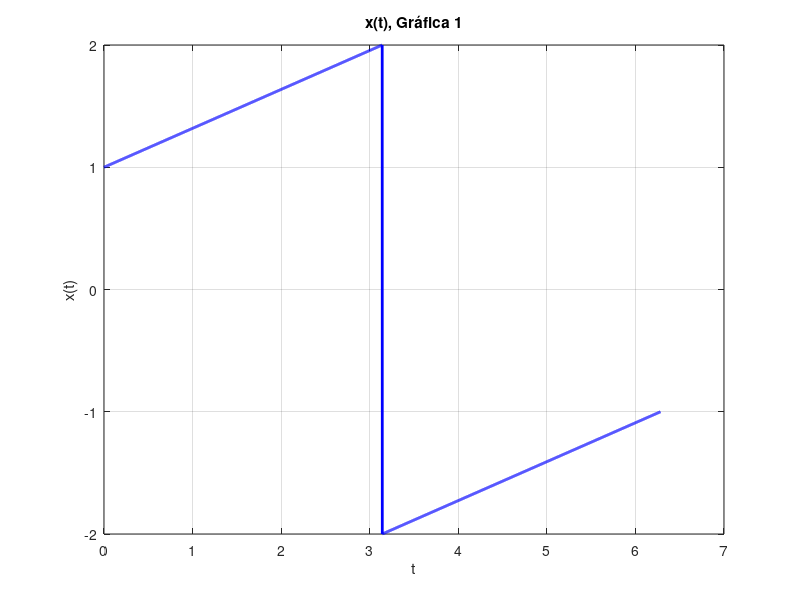
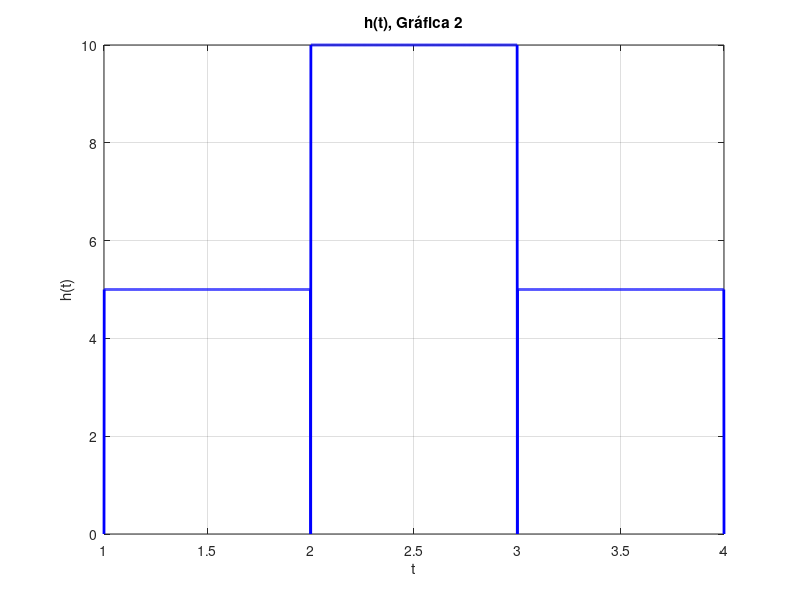

Write MATLAB code to recreate these figures, in order.
%Este programa sirve para resolver los ejercicios de la práctica 3

%Función x(t)
figure(1); 
%Declaración del dominio
dom= 0:0.001:(2*pi);
%Funcion
x=((dom<=pi).*((1/pi).*dom+1))+((dom>=pi).*((1/pi).*dom-3));
plot(dom, x, 'b','LineWidth', 2)
grid on
xlabel('t')
ylabel('x(t)')
title('x(t), Gráfica 1');

%Función h(t)
figure(2); 
%Declaración del dominio
dom2= 1:0.001:4;
%Funcion
h=(((dom2>1)&(dom2<2)).*(5))+(((dom2>2)&(dom2<3)).*(10))+(((dom2>3)&(dom2<4)).*(5));
plot(dom2, h, 'b','LineWidth', 2)
grid on
xlabel('t')
ylabel('h(t)')
title('h(t), Gráfica 2');

%Función para saber si la funcion x(t) tiene paridad par
for i=0:0.001:(2*pi)
    dom=i;
    x=((dom<=pi).*((1/pi).*dom+1))+((dom>=pi).*((1/pi).*dom-3));
    dom=dom*-1;
    xinv=-1.*(((dom>=-pi).*((-1/pi).*dom+1))+((dom<=-pi).*((-1/pi).*dom-3)));
    ev=x-xinv;
    if(ev==0)
        paridad='La función x(t): Tiene paridad PAR';
        bk=0;
    end
    if(ev~=0)
        paridad='La función x(t): No tiene paridad PAR';
    end
end
disp(paridad);
%Función para saber si la funcion h(t) tiene paridad par
for i=1:0.001:4
    dom2=i;
    h=(((dom2>=1)&(dom2<=2)).*(5))+(((dom2>=2)&(dom2<=3)).*(10))+(((dom2>=3)&(dom2<=4)).*(5));
    dom2=dom2*-1;
    hinv=(((dom2<=-1)&(dom2>=-2)).*(5))+(((dom2<=-2)&(dom2>=-3)).*(10))+(((dom2<=-3)&(dom2>=-4)).*(5));
    ev=h-hinv;
    if(ev==0)
        paridad='La función h(t): Tiene paridad PAR';
        bk2=0;
    end
    if(ev~=0)
        paridad='La función h(t): No tiene paridad PAR';
    end
end
disp(paridad);

%Función para saber si la funcion x(t) tiene paridad impar
for i=0:0.001:(2*pi)
    dom=i;
    x=((dom<=pi).*((1/pi).*dom+1))+((dom>=pi).*((1/pi).*dom-3));
    dom=dom*-1;
    xinv=-1*(((dom>=-pi).*((-1/pi).*dom+1))+((dom<=-pi).*((-1/pi).*dom-3)));
    ev=x+xinv;
    if(ev==0)
        paridad='La función x(t): Tiene paridad IMPAR';
        ak=0;
    end
    if(ev~=0)
        paridad='La función x(t): No tiene paridad IMPAR';
    end
end
disp(paridad);
%Función para saber si la funcion h(t) tiene paridad impar
for i=1:0.001:4
    dom2=i;
    h=(((dom2>=1)&(dom2<=2)).*(5))+(((dom2>=2)&(dom2<=3)).*(10))+(((dom2>=3)&(dom2<=4)).*(5));
    dom2=dom2*-1;
    hinv=(((dom2<=-1)&(dom2>=-2)).*(5))+(((dom2<=-2)&(dom2>=-3)).*(10))+(((dom2<=-3)&(dom2>=-4)).*(5));
    ev=h+hinv;
    if(ev==0)
        paridad='La función h(t): Tiene paridad IMPAR';
        ak2=0;
    end
    if(ev~=0)
        paridad='La función h(t): No tiene paridad IMPAR';
    end
end
disp(paridad);

%Función para saber si la funcion x(t) tiene paridad de media onda
for i=pi:0.001:(2*pi)
    dom=i;
    x=((dom>=pi).*((1/pi).*dom-3));
    xinv=-1*((dom>=pi).*((1/pi).*dom));
    ev=x-xinv;
    if(ev==0)
        paridad='La función x(t): Tiene paridad de Media Onda';
    end
    if(ev~=0)
        paridad='La función x(t): No tiene paridad de Media Onda';
    end
end
disp(paridad);
%Función para saber si la funcion h(t) tiene paridad de media onda
for i=6:0.001:9
    dom2=i;
    h=(((dom2>=6)&(dom2<=7)).*(5))+(((dom2>=7)&(dom2<=8)).*(10))+(((dom2>=8)&(dom2<=9)).*(5));
    hinv=0;
    ev=h-hinv;
    if(ev==0)
        paridad='La función h(t): Tiene paridad de Media Onda';
    end
    if(ev~=0)
        paridad='La función h(t): No tiene paridad de Media Onda';
    end
end
disp(paridad);
